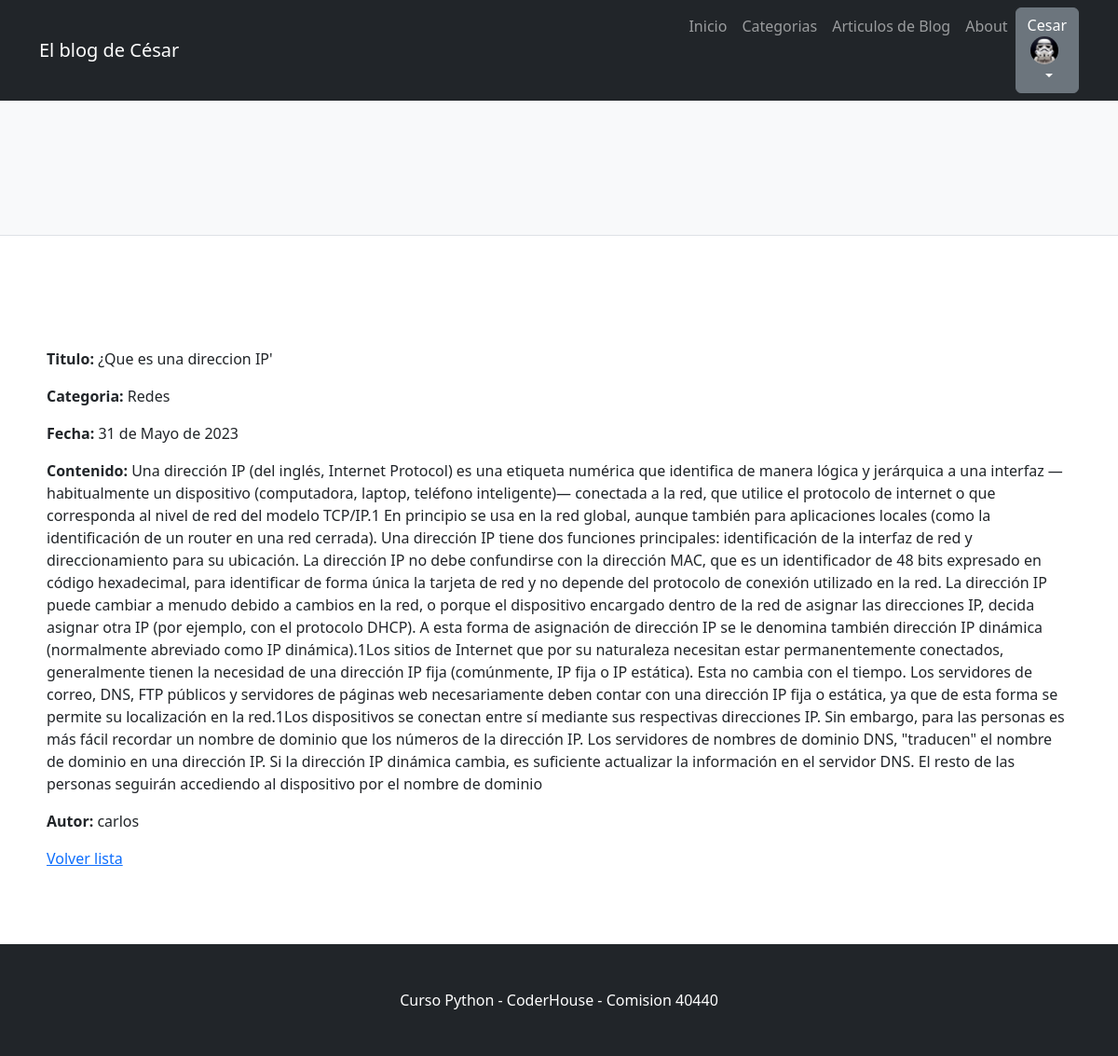
Page /blog/articulo/3/ (signed in) on the earlier database version.
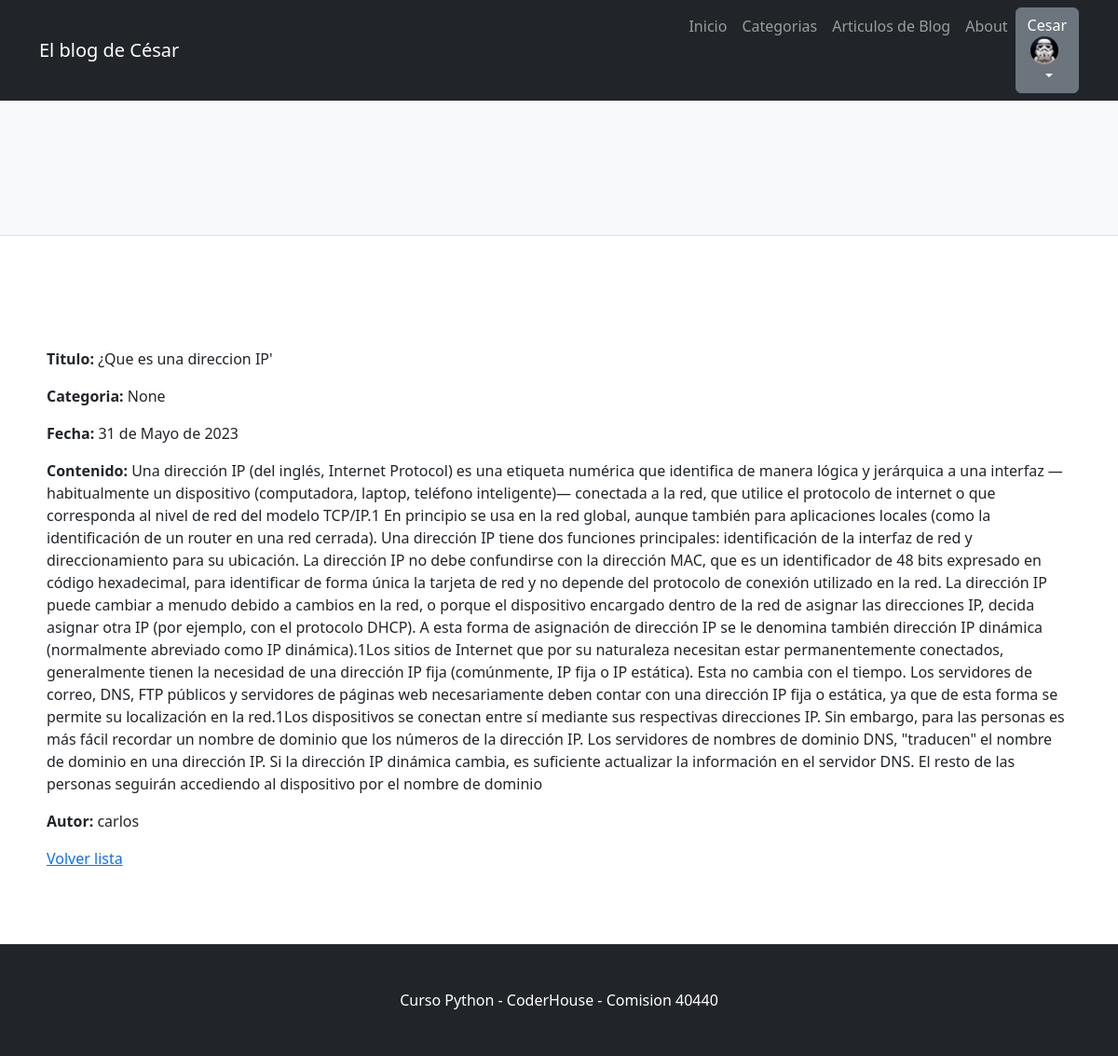
Same page on the later database version.
### blog/models.py (models this page shows, shortened)
class Articulo(models.Model):
    titulo = models.CharField(max_length=256)
    categoria = models.ForeignKey(Categoria, on_delete=models.SET_NULL, null=True)
    fecha = models.DateField(default=datetime.now)
    contenido = models.TextField(editable=True,)
    autor = models.ForeignKey(User, on_delete=models.SET_NULL, null=True)
    imagen = models.ImageField(upload_to='img_articulos', null=True, blank=True)

class Categoria(models.Model):
    nombre = models.CharField(max_length=40)
    def __str__(self):
        return f"{self.nombre}"

### blog/views.py (the view)
# urls.py: path('articulo/<int:pk>/', ArticuloDetailView.as_view(), name="ver_articulo"),
class ArticuloDetailView(DetailView):
    model = Articulo
    success_url = reverse_lazy('articulo')

### blog/templates/blog/articulo_detail.html (shortened to what this page needs)
{% extends "blog/base.html" %}
{% block contenido %}
<p>
  <strong>Titulo:</strong> {{object.titulo}}
</p>
<p>
  <strong>Categoria:</strong> {{object.categoria}}
</p>
<p>
  <strong>Fecha:</strong> {{object.fecha}}
</p>
<p>
  <strong>Contenido:</strong> {{object.contenido}}
</p>
<p>
  <strong>Autor:</strong> {{object.autor}}
</p>
<a href="{% url 'articulos' %}">Volver lista</a>
{% endblock contenido %}

Differences in the rows shown:
changed Articulo "¿Que es una direccion IP'": categoria "Redes" → "None"
